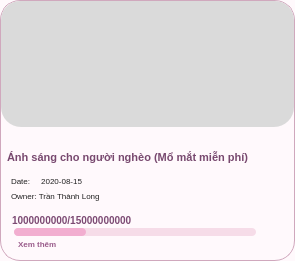
     <widget class="QFrame" name="card4">
      <property name="geometry">
       <rect>
        <x>644</x>
        <y>472</y>
        <width>295</width>
        <height>261</height>
       </rect>
      </property>
      <property name="styleSheet">
       <string notr="true">QFrame{
    background:#FFF9FC;
    border:1px solid #D0A8BD;
    border-radius:20px;
}</string>
      </property>
      <widget class="QLabel" name="card4Image">
       <property name="geometry">
        <rect>
         <x>1</x>
         <y>1</y>
         <width>293</width>
         <height>126</height>
        </rect>
       </property>
       <property name="styleSheet">
        <string notr="true">QLabel{
    background:#DADADA;
    border:none;
    border-top-left-radius:19px;
    border-top-right-radius:19px;
}</string>
       </property>
       <property name="pixmap">
        <pixmap>campaign4</pixmap>
       </property>
       <property name="scaledContents">
        <bool>true</bool>
       </property>
      </widget>
      <widget class="QLabel" name="card4Title">
       <property name="geometry">
        <rect>
         <x>7</x>
         <y>136</y>
         <width>279</width>
         <height>42</height>
        </rect>
       </property>
       <property name="styleSheet">
        <string notr="true">QLabel{
    color:#78496F;
    font-size:11px;
    font-weight:800;
    background:transparent;
    border:none;
}</string>
       </property>
       <property name="text">
        <string>Ánh sáng cho người nghèo (Mổ mắt miễn phí)</string>
       </property>
       <property name="wordWrap">
        <bool>true</bool>
       </property>
      </widget>
      <widget class="QLabel" name="card4Date">
       <property name="geometry">
        <rect>
         <x>11</x>
         <y>173</y>
         <width>170</width>
         <height>16</height>
        </rect>
       </property>
       <property name="styleSheet">
        <string notr="true">QLabel{
    color:#222;
    font-size:8px;
    background:transparent;
    border:none;
}</string>
       </property>
       <property name="text">
        <string>Date:     2020-08-15</string>
       </property>
      </widget>
      <widget class="QLabel" name="card4Owner">
       <property name="geometry">
        <rect>
         <x>11</x>
         <y>188</y>
         <width>180</width>
         <height>16</height>
        </rect>
       </property>
       <property name="styleSheet">
        <string notr="true">QLabel{
    color:#222;
    font-size:8px;
    background:transparent;
    border:none;
}</string>
       </property>
       <property name="text">
        <string>Owner: Trần Thành Long</string>
       </property>
      </widget>
      <widget class="QLabel" name="card4Money">
       <property name="geometry">
        <rect>
         <x>12</x>
         <y>210</y>
         <width>220</width>
         <height>20</height>
        </rect>
       </property>
       <property name="styleSheet">
        <string notr="true">QLabel{
    color:#7C4A73;
    font-size:10px;
    font-weight:900;
    background:transparent;
    border:none;
}</string>
       </property>
       <property name="text">
        <string>1000000000/15000000000</string>
       </property>
      </widget>
      <widget class="QProgressBar" name="card4Progress">
       <property name="geometry">
        <rect>
         <x>14</x>
         <y>228</y>
         <width>242</width>
         <height>8</height>
        </rect>
       </property>
       <property name="styleSheet">
        <string notr="true">QProgressBar{
    background:#F6DCE8;
    border:none;
    border-radius:4px;
}
QProgressBar::chunk{
    background:#F2AED0;
    border-radius:4px;
}</string>
       </property>
       <property name="value">
        <number>30</number>
       </property>
       <property name="textVisible">
        <bool>false</bool>
       </property>
      </widget>
      <widget class="QLabel" name="card4More">
       <property name="geometry">
        <rect>
         <x>18</x>
         <y>236</y>
         <width>70</width>
         <height>16</height>
        </rect>
       </property>
       <property name="styleSheet">
        <string notr="true">QLabel{
    color:#9A5C8B;
    font-size:8px;
    font-weight:700;
    background:transparent;
    border:none;
}</string>
       </property>
       <property name="text">
        <string>Xem thêm</string>
       </property>
      </widget>
     </widget>
